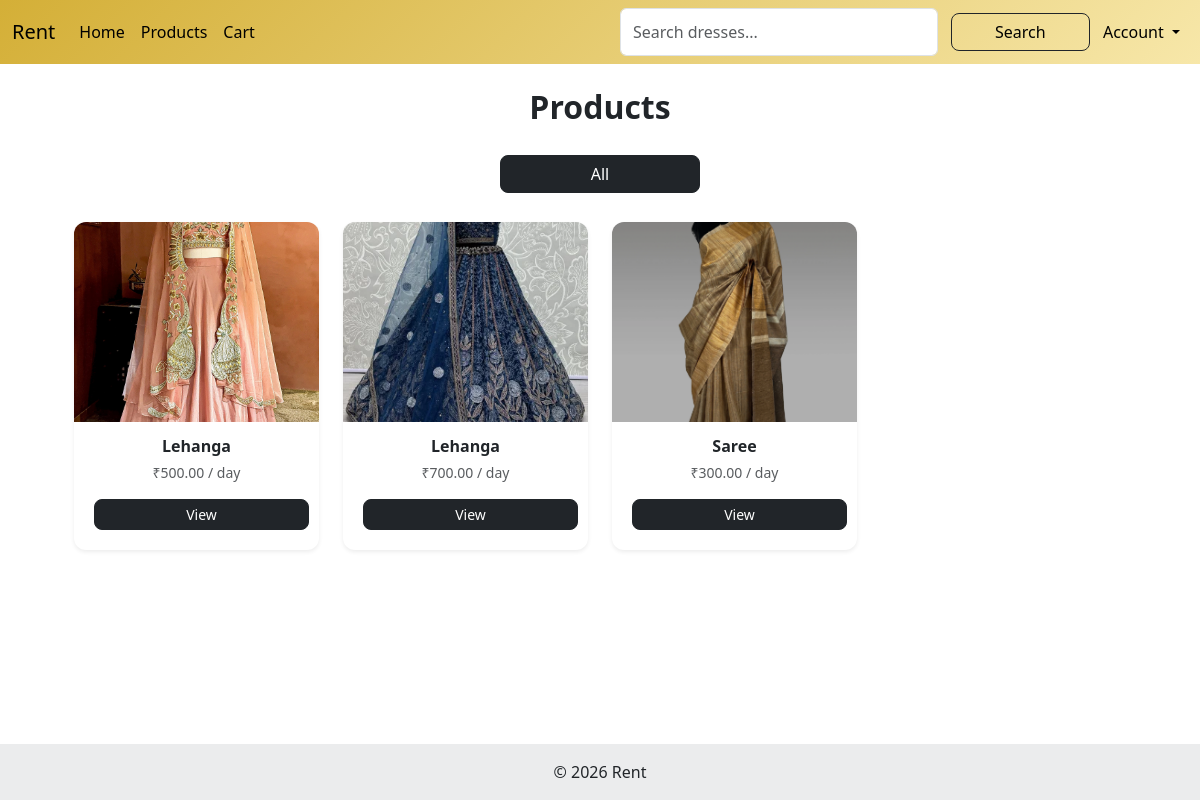
Screenshot of /category/2/ (signed in) with the database file from the repository.
### dresses/models.py (models this page shows)
class Dress(models.Model):
    name = models.CharField(max_length=200)
    category = models.ForeignKey(Category, on_delete=models.CASCADE)
    description = models.TextField()
    price_per_day = models.DecimalField(max_digits=8, decimal_places=2)
    image = models.ImageField(upload_to='dresses/')

### dresses/views.py (the view)
# urls.py: path('category/<int:id>/',category_products, name="category_products"),
@login_required
def category_products(request, id):
    category = get_object_or_404(Category, id=id)
    dresses = Dress.objects.filter(category=category)
    return render(request, 'products.html', {
        'dresses': dresses,
        'selected_category': category
    })

### templates/products.html (shortened to what this page needs)
{% extends "base.html" %}
{% block code %}
<div class="container">
    <h2 class="mb-4 text-center">Products</h2>
    <div class="mb-4 text-center">
        <a href="{% url 'products' %}" class="btn btn-dark">All</a>
    </div>
    <div class="row">
        {% for dress in dresses %}
        <div class="col-12 col-sm-6 col-md-4 col-lg-3 mb-4">
            <div class="card h-100 shadow-sm border-0">
                <img src="{{ dress.image.url }}" class="card-img-top" style="height:200px; object-fit:cover;">
                <div class="card-body text-center">
                    <h6 class="fw-bold">{{ dress.name }}</h6>
                    <p class="text-muted">₹{{ dress.price_per_day }} / day</p>
                    <a href="{% url 'product_detail' dress.id %}" class="btn btn-dark btn-sm">
                        View
                    </a>
                </div>
            </div>
        </div>
        {% endfor %}
    </div>
</div>
{% endblock %}

### static/css/style.css (style rules this page uses)
html, body { height: 100%; margin: 0; }
body { display: flex; flex-direction: column; }
.container { max-width: 1200px; }
.btn { margin: 5px; border-radius: 20px; }
.card { border-radius: 12px; overflow: hidden; transition: all 0.3s ease; }
.card-img-top { width: 100%; height: 250px; object-fit: cover; }
.card-body { padding: 15px; }
.card-body h6 { font-size: 16px; margin-bottom: 5px; }
.card-body p { font-size: 14px; margin-bottom: 10px; }
.card-body .btn { width: 100%; border-radius: 8px; }
.container { max-width: 1100px; }
h2 { font-weight: 600; }
p { color: #555; line-height: 1.6; }
.btn-dark { width: 200px; border-radius: 8px; }

### rows the page displays
Dress: image (picture), name "Lehanga", price_per_day "500.00"
Dress: image (picture), name "Lehanga", price_per_day "700.00"
Dress: image (picture), name "Saree", price_per_day "300.00"
